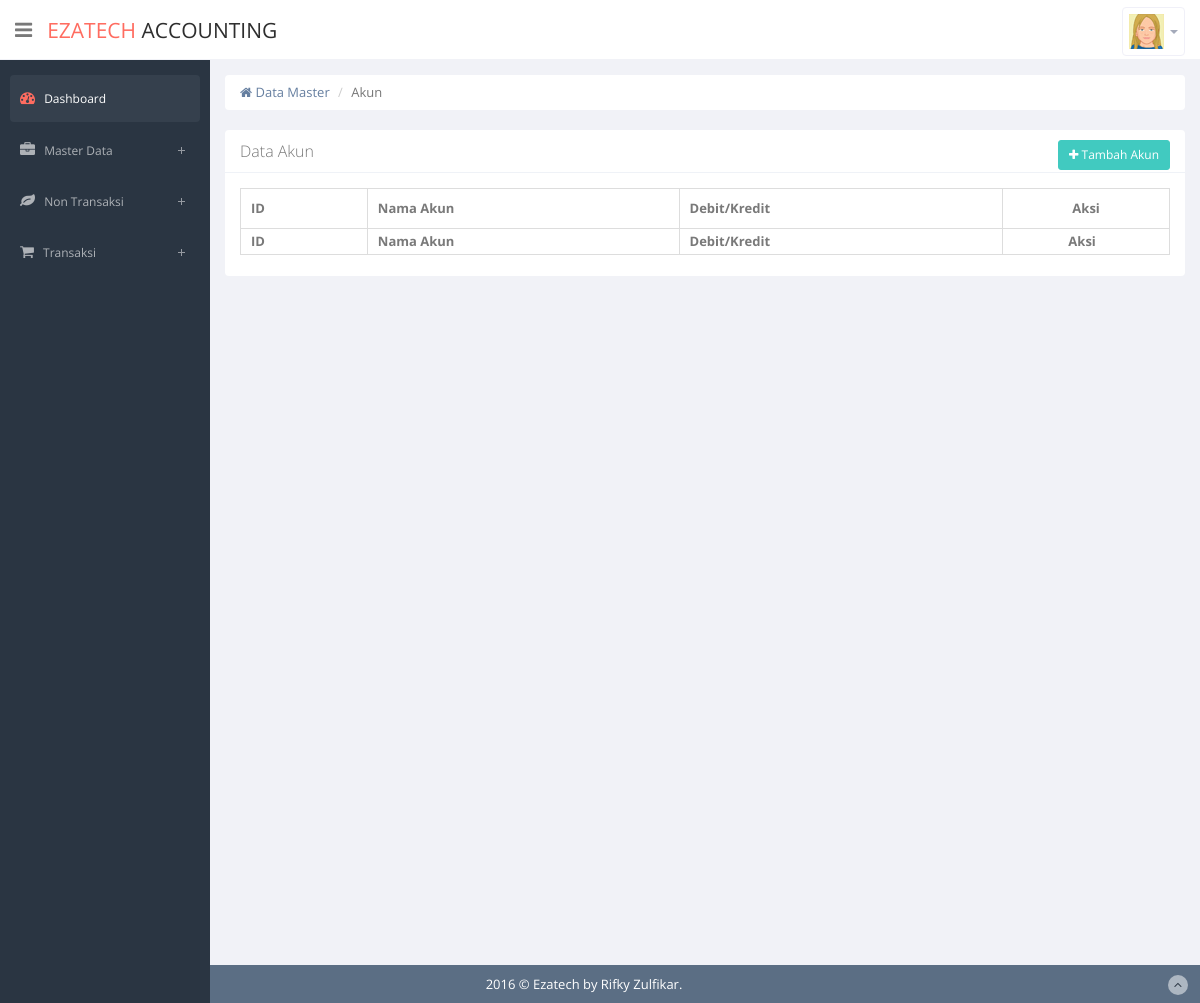
/index.php/akun, run on an earlier commit of the app's database.
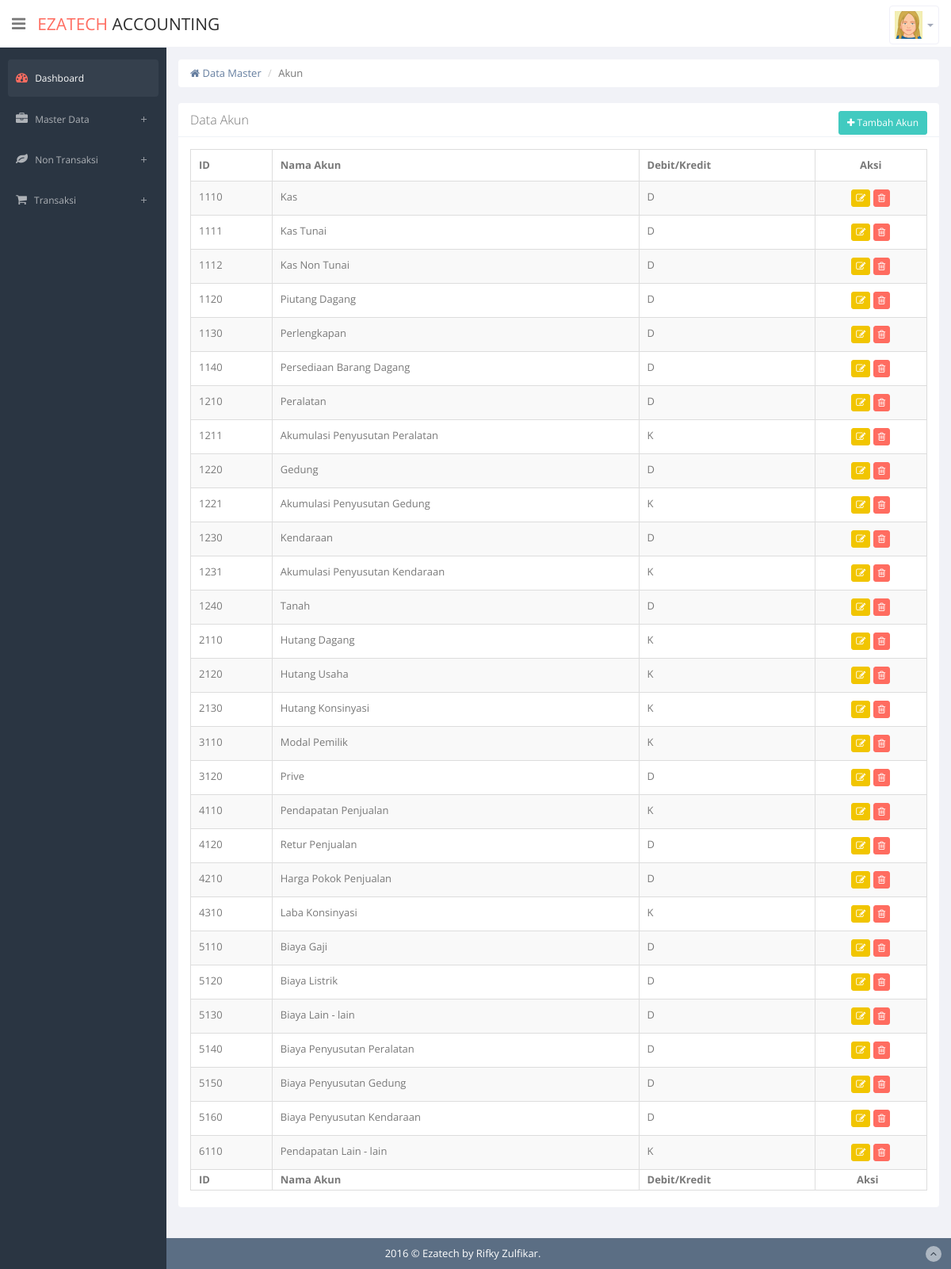
And on a later commit of the database.
### tables this page shows
CREATE TABLE `t_akun` (
  `id` int(4) NOT NULL,
  `nama` varchar(50) NOT NULL,
  `debitkredit` varchar(1) NOT NULL,
  PRIMARY KEY (`id`)
);

### application/controllers/Akun.php (called while the page is built, shortened)
<?php
class Akun extends CI_Controller {
	public function __construct()
 	{
 		$this->load->library('session');
    $this->load->model('m_akun');
 	}
	public function index()
	{
    $data['akun'] = $this->m_akun->getData()->result();
		if ($this->session->flashdata('info') !== null)
    {
      $data['info'] = $this->session->flashdata('info');
      $data['info_type'] = $this->session->flashdata('info_type');
      $data['info_pesan'] = $this->session->flashdata('info_pesan');
      $this->load->view('admin/master/akun/view',$data);
		}
    else
    {
      $this->load->view('admin/master/akun/view',$data);
		}
	}
}

### index.php (called while the page is built, shortened)
<?php
require_once BASEPATH.'core/CodeIgniter.php';

### application/models/M_akun.php (called while the page is built, shortened)
<?php
	class M_akun extends CI_Model {
		public function getData() {
			$query = "SELECT * FROM t_akun;";
			return $this->db->query($query);
		}
	}
?>

### application/views/admin/master/akun/view.php (the view, shortened to what this page needs)
<?php
	include(__DIR__ . "/../../head.php");
	include(__DIR__ . "/../../header.php");
	include(__DIR__ . "/../../sidebar.php");
?>
<section id="main-content">
	<section class="wrapper site-min-height">
		<div class="row">
			<div class="col-lg-12">
				<ul class="breadcrumb">
					<li><a href="#"><i class="fa fa-home"></i> Data Master</a></li>
					<li class="active">Akun</li>
				</ul>
			</div>
		</div>
		<div class="row">
			<div class="col-sm-12">
				<section class="panel">
					<header class="panel-heading">
						Data Akun
						<a href="<?=base_url()?>index.php/akun/tambah/" class="btn btn-primary btn-sm pull-right">
							<i class="fa fa-plus"></i> Tambah Akun
						</a>
					</header>
					<div class="panel-body">
						<div class="adv-table">
							<table class="display table table-bordered table-striped" id="tabelData">
								<thead>
									<tr>
										<th>ID</th>
										<th>Nama Akun</th>
										<th>Debit/Kredit</th>
										<th class="text-center">Aksi</th>
									</tr>
								</thead>
								<tbody>
									<?php foreach ($akun as $row) : ?>
									<tr>
										<td><?=$row->id?></td>
										<td><?=$row->nama?></td>
										<td><?=$row->debitkredit?></td>
										<td class="center hidden-phone">
											<a href="<?=base_url()?>index.php/akun/ubah/?id=<?=$row->id?>" class="btn btn-warning btn-xs tooltips" data-placement="top" data-toggle="tooltip" data-original-title="Ubah Data"><i class="fa fa-edit"></i></a>
											<a href="<?=base_url()?>index.php/akun/hapus/?id=<?=$row->id?>" class="btn btn-danger btn-xs tooltips" data-placement="top" data-toggle="tooltip" data-original-title="Hapus Data" onclick="return confirm('Anda yakin menghapus data ID <?=$row->id?>')"><i class="fa fa-trash-o"></i></a>
										</td>
									</tr>
									<?php endforeach; ?>
								</tbody>
								<tfoot>
									<tr>
										<th>ID</th>
										<th>Nama Akun</th>
										<th>Debit/Kredit</th>
										<th class="text-center">Aksi</th>
								</tfoot>
							</table>
						</div>
					</div>
				</section>
			</div>
		</div>
	</section>
</section>
<?php
	include(__DIR__ . "/../../footer.php");
?>
</body>
</html>

### application/views/admin/head.php (shortened to what this page needs)
<!DOCTYPE html>
<html lang="en">
	<head>
		<link href="<?=base_url()?>assets/admin/css/bootstrap.min.css" rel="stylesheet">
		<link href="<?=base_url()?>assets/admin/css/bootstrap-reset.css" rel="stylesheet">
		<link href="<?=base_url()?>assets/admin/lib/advanced-datatable/media/css/demo_page.css" rel="stylesheet" />
		<link href="<?=base_url()?>assets/admin/lib/advanced-datatable/media/css/demo_table.css" rel="stylesheet" />
		<link rel="stylesheet" href="<?=base_url()?>assets/admin/lib/data-tables/DT_bootstrap.css" />
		<link href="<?=base_url()?>assets/admin/lib/font-awesome/css/font-awesome.css" rel="stylesheet" />
		<link href="<?=base_url()?>assets/admin/lib/jquery-easy-pie-chart/jquery.easy-pie-chart.css" rel="stylesheet" type="text/css" media="screen"/>
		<link rel="stylesheet" href="<?=base_url()?>assets/admin/css/owl.carousel.css" type="text/css">
		<link href="<?=base_url()?>assets/admin/css/style.css" rel="stylesheet">
		<link href="<?=base_url()?>assets/admin/css/style-responsive.css" rel="stylesheet" />
	</head>

### application/views/admin/header.php (shortened to what this page needs)
<body>
	<section id="container" >
		<header class="header white-bg">
			<div class="sidebar-toggle-box">
				<div class="fa fa-bars tooltips" data-placement="right" data-original-title="Toggle Navigation"></div>
			</div>
			<a href="<?=base_url()?>index.php/admin/" class="logo"><span>Ezatech</span> Accounting</a>
			<div class="top-nav ">
				<ul class="nav pull-right top-menu">
					<li class="dropdown">
						<a data-toggle="dropdown" class="dropdown-toggle" href="#">
							<?php
								if ($this->session->userdata('acct-jk') == "Pria") {
									echo "<img alt='' src='".base_url()."assets/admin/img/avatar-mini.jpg'>";
								} else {
									echo "<img alt='' src='".base_url()."assets/admin/img/avatar-mini3.jpg'>";
								}
							?>
							<b class="caret"></b>
						</a>
					</li>
				</ul>
			</div>
		</header>

### application/views/admin/sidebar.php (shortened to what this page needs)
<aside>
	<div id="sidebar"  class="nav-collapse ">
		<ul class="sidebar-menu" id="nav-accordion">
			<li>
				<a class="active" href="<?=base_url()?>index.php/admin/">
					<i class="fa fa-dashboard"></i>
					<span>Dashboard</span>
				</a>
			</li>
			<li class="sub-menu">
				<a href="javascript:;" >
					<i class="fa fa-briefcase"></i>
					<span>Master Data</span>
				</a>
			</li>
			<li class="sub-menu">
				<a href="javascript:;" >
					<i class="fa fa-leaf"></i>
					<span>Non Transaksi</span>
				</a>
			</li>
			<li class="sub-menu">
				<a href="javascript:;" >
					<i class="fa fa-shopping-cart"></i>
					<span>Transaksi</span>
				</a>
			</li>
		</ul>
	</div>
</aside>

### application/views/admin/footer.php
	<footer class="site-footer">
		<div class="text-center">
			2016 &copy; Ezatech by Rifky Zulfikar.
			<a href="#" class="go-top">
				<i class="fa fa-angle-up"></i>
			</a>
		</div>
	</footer>
</section>

What changed in the data, as far as the page shows it:
added t_akun: id "1110", nama "Kas", debitkredit "D"
added t_akun: id "1111", nama "Kas Tunai", debitkredit "D"
added t_akun: id "1112", nama "Kas Non Tunai", debitkredit "D"
added t_akun: id "1120", nama "Piutang Dagang", debitkredit "D"
added t_akun: id "1130", nama "Perlengkapan", debitkredit "D"
added t_akun: id "1140", nama "Persediaan Barang Dagang", debitkredit "D"
added t_akun: id "1210", nama "Peralatan", debitkredit "D"
added t_akun: id "1211", nama "Akumulasi Penyusutan Peralatan", debitkredit "K"
added t_akun: id "1220", nama "Gedung", debitkredit "D"
added t_akun: id "1221", nama "Akumulasi Penyusutan Gedung", debitkredit "K"
added t_akun: id "1230", nama "Kendaraan", debitkredit "D"
added t_akun: id "1231", nama "Akumulasi Penyusutan Kendaraan", debitkredit "K"
added t_akun: id "1240", nama "Tanah", debitkredit "D"
added t_akun: id "2110", nama "Hutang Dagang", debitkredit "K"
added t_akun: id "2120", nama "Hutang Usaha", debitkredit "K"
added t_akun: id "2130", nama "Hutang Konsinyasi", debitkredit "K"
added t_akun: id "3110", nama "Modal Pemilik", debitkredit "K"
added t_akun: id "3120", nama "Prive", debitkredit "D"
added t_akun: id "4110", nama "Pendapatan Penjualan", debitkredit "K"
added t_akun: id "4120", nama "Retur Penjualan", debitkredit "D"
added t_akun: id "4210", nama "Harga Pokok Penjualan", debitkredit "D"
added t_akun: id "4310", nama "Laba Konsinyasi", debitkredit "K"
added t_akun: id "5110", nama "Biaya Gaji", debitkredit "D"
added t_akun: id "5120", nama "Biaya Listrik", debitkredit "D"
added t_akun: id "5130", nama "Biaya Lain - lain", debitkredit "D"
added t_akun: id "5140", nama "Biaya Penyusutan Peralatan", debitkredit "D"
added t_akun: id "5150", nama "Biaya Penyusutan Gedung", debitkredit "D"
added t_akun: id "5160", nama "Biaya Penyusutan Kendaraan", debitkredit "D"
added t_akun: id "6110", nama "Pendapatan Lain - lain", debitkredit "K"
